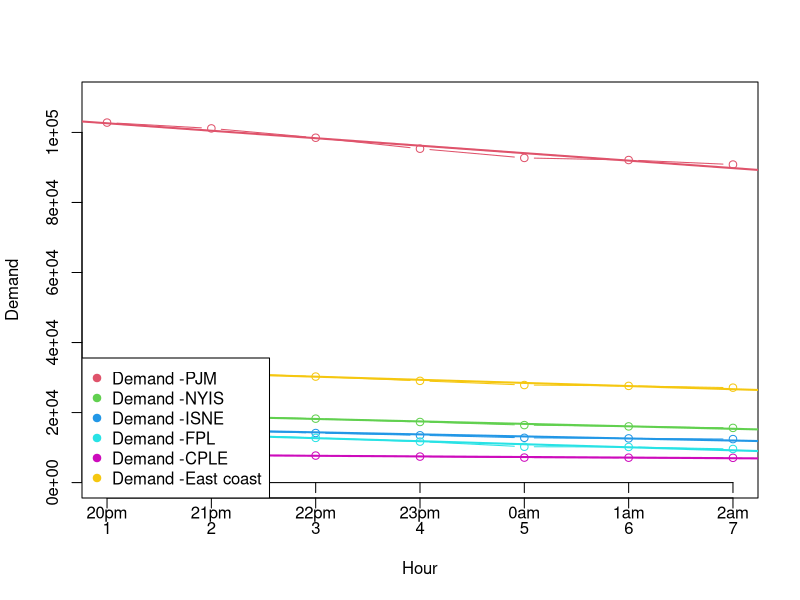

Write R code to recreate this figure.
library(lubridate)
library(reshape2)
library(plyr)

A <- read.delim('Exc2/table.tsv')
A$DateTime <- as.POSIXct( A$megawatthours, tz = "EST", "%H:%M EST %m/%d/%Y" )

D <- A[ order(A$DateTime), ]

# fill the columns of the regions with the region name
D$BPAT <- "BPAT"
D$CISO <- "CISO"
D$CPLE <- "CPLE"
D$ERCO <- "ERCO"
D$FPL <- "FPL"
D$ISNE <- "ISNE"
D$MISO <- "MISO"
D$NYIS <- "NYIS"
D$PACW <- "PACW"
D$PJM <- "PJM"
D$United.States.Lower.48..region. <- "United.States.Lower.48..region."

# create a data frame for each region
BPAT <- D[, c('DateTime', 'BPAT', 'Demand', 'Net.generation')]
# standarize column names
colnames(BPAT) <- c('DateTime', 'Region', 'Demand', 'Net.generation')
CISO <- D[, c('DateTime', 'CISO', 'Demand.1', 'Net.generation.1')]
# standarize column names
colnames(CISO) <- c('DateTime', 'Region', 'Demand', 'Net.generation')
CPLE <- D[, c('DateTime', 'CPLE', 'Demand.2', 'Net.generation.2')]
# standarize column names
colnames(CPLE) <- c('DateTime', 'Region', 'Demand', 'Net.generation')
ERCO <- D[, c('DateTime', 'ERCO', 'Demand.3', 'Net.generation.3')]
# standarize column names
colnames(ERCO) <- c('DateTime', 'Region', 'Demand', 'Net.generation')
FPL <- D[, c('DateTime', 'FPL', 'Demand.4', 'Net.generation.4')]
# standarize column names
colnames(FPL) <- c('DateTime', 'Region', 'Demand', 'Net.generation')
ISNE <- D[, c('DateTime', 'ISNE', 'Demand.5', 'Net.generation.5')]
# standarize column names
colnames(ISNE) <- c('DateTime', 'Region', 'Demand', 'Net.generation')
MISO <- D[, c('DateTime', 'MISO', 'Demand.6', 'Net.generation.6')]
# standarize column names
colnames(MISO) <- c('DateTime', 'Region', 'Demand', 'Net.generation')
NYIS <- D[, c('DateTime', 'NYIS', 'Demand.7', 'Net.generation.7')]
# standarize column names
colnames(NYIS) <- c('DateTime', 'Region', 'Demand', 'Net.generation')
PACW <- D[, c('DateTime', 'PACW', 'Demand.8', 'Net.generation.8')]
# standarize column names
colnames(PACW) <- c('DateTime', 'Region', 'Demand', 'Net.generation')
PJM <- D[, c('DateTime', 'PJM', 'Demand.9', 'Net.generation.9')]
# standarize column names
colnames(PJM) <- c('DateTime', 'Region', 'Demand', 'Net.generation')
United.States.Lower.48..region. <- D[, c('DateTime', 'United.States.Lower.48..region.', 'Demand.10', 'Net.generation.10')]
# standarize column names
colnames(United.States.Lower.48..region.) <- c('DateTime', 'Region', 'Demand', 'Net.generation')

# stack them one above the other
electricity_fact_table <- rbind(BPAT, CISO, CPLE, ERCO, FPL, ISNE, MISO, NYIS, PACW, PJM, United.States.Lower.48..region.)

# drop Net.generation column
electricity_fact_table <- electricity_fact_table[, c('DateTime', 'Region', 'Demand')]
#add hour column
electricity_fact_table$Hour <- hour(electricity_fact_table$DateTime)


#add hour column
tmp <- electricity_fact_table
tmp$Hour <- hour(tmp$DateTime)
#drop duplicates
tmp <- tmp[!duplicated(tmp), ]
#drop DateTime column
tmp <- tmp[, c('Hour', 'Region', 'Demand')]
# fill NA with 0
tmp[is.na(tmp)] <- 0
# make E 2d cube with hour and region, use tapply to take mean of demand for each hour and region
east_demand_cube <- tapply(tmp$Demand, list(tmp$Hour, tmp$Region), mean)

# dice the cube to hours 20 to 3 and the regions PJM, NYIS, ISNE, FPL, CPLE
dice.east_demand_cube <- east_demand_cube[c(21,22,23,24,1,2,3), c('PJM', 'NYIS', 'ISNE', 'FPL', 'CPLE')]

# create an empty plot without lables at the x axis
plot(0,0, xlim = c(1,7), ylim = c(0, 110000), xlab = 'Hour', ylab = 'Demand', type = 'n')

# rename the x axis ticks to be the hours 20pm - 3am and put it under the x axis
axis(1, at = 1:7, labels = c('20pm', '21pm', '22pm', '23pm', '0am', '1am', '2am'), pos = 0)
colors <- c('red', 'blue', 'green', 'yellow', 'black')
LM <- list()
#for each row in east_demand plot a line
for (i in 1:ncol(dice.east_demand_cube)) {
  # create a data frame for each region, Time will be the rows umbers of the cube, Demand will be the values of the cube
  DF <- data.frame (  Time = 1:7,Demand = dice.east_demand_cube[ , i] )
  # fill NA with 0
  DF[ is.na(DF) ] <- 0
  # plot
  lines( DF, col = i+1, type = 'b' )
  # linear fit
  LM[[ i ]] <- lm( Demand ~ Time, data = DF)
  a <- coef(LM[[ i ]])[1]
  b <- coef(LM[[ i ]])[2]
  abline(a, b, col = i+1, lw =2)
}


# calculate the overall mean and its regression
DF <- data.frame (  Time = 1:7,Demand = rowMeans(dice.east_demand_cube[ , 1:ncol(dice.east_demand_cube)] ) )
# fill NA with 0
DF[ is.na(DF) ] <- 0
# plot
lines( DF, col = 7, type = 'b' )
# linear fit
LM[[ 1 ]] <- lm( Demand ~ Time, data = DF)
a <- coef(LM[[ 1 ]])[1]
b <- coef(LM[[ 1 ]])[2]
abline(a, b, col = 7, lw =2)


regions <- c('PJM', 'NYIS', 'ISNE', 'FPL', 'CPLE' , 'East coast')
legend( 'bottomleft', col = 2:7, pch = 19,
        legend = sapply(regions, function(x) paste0('Demand -',x) ))